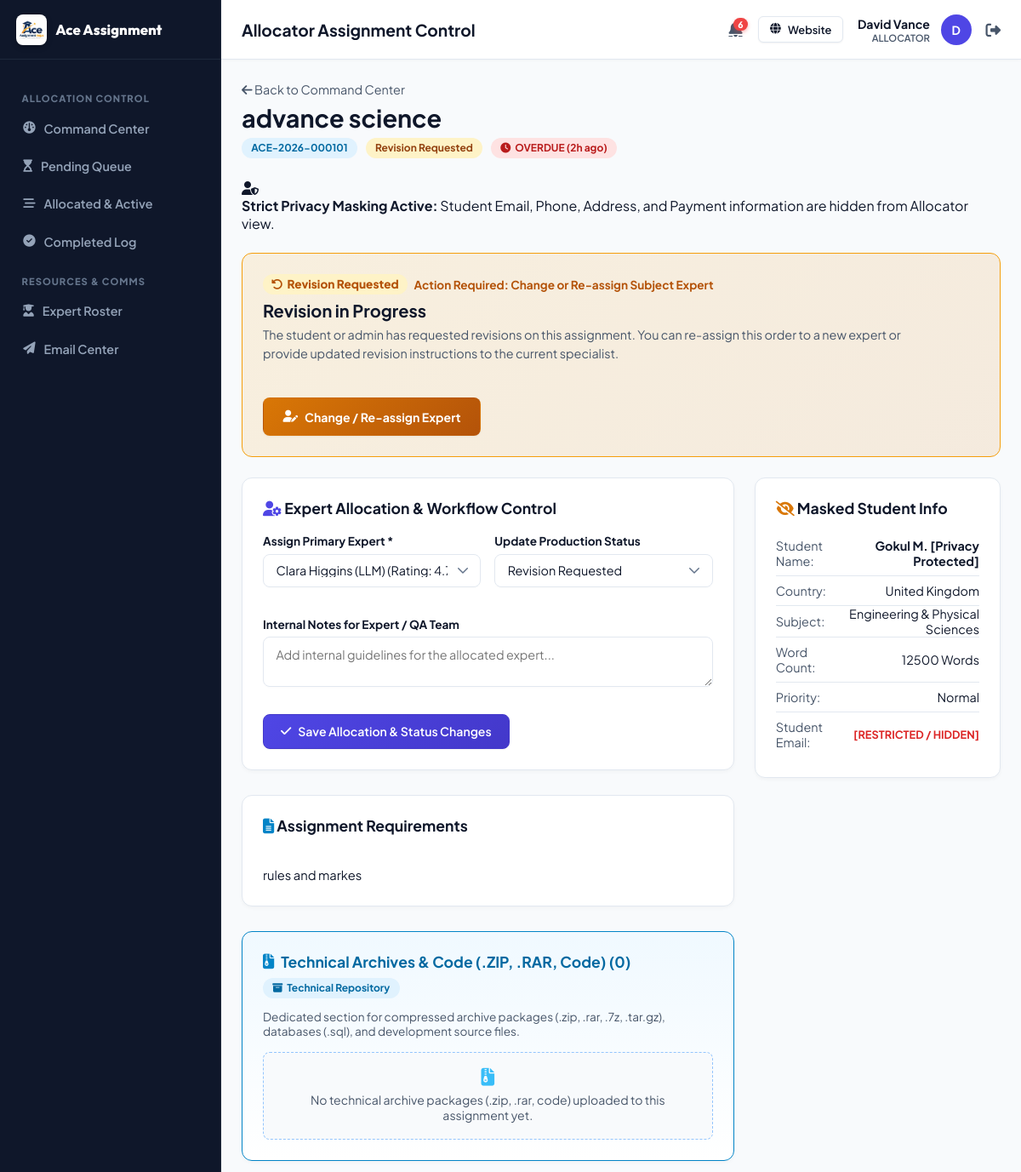
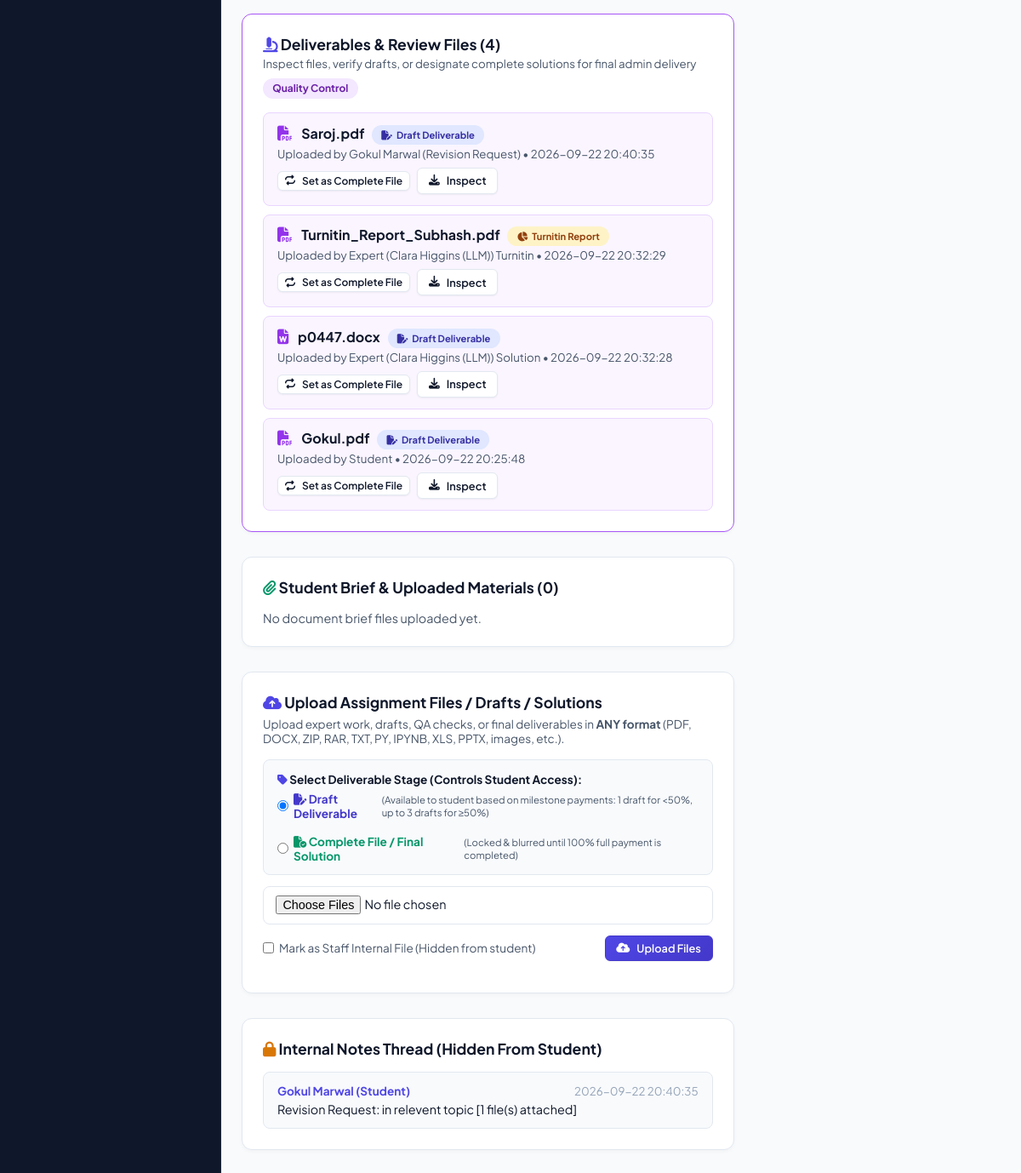
The page /allocator/assignment-detail.php?id=ACE-2026-000101 (signed in) on the database its author committed (2 pictures, top to bottom).
### tables this page shows
CREATE TABLE `allocators` (
  `id` int NOT NULL AUTO_INCREMENT,
  `allocator_id` varchar(50) NOT NULL,
  `name` varchar(255) NOT NULL,
  `email` varchar(255) NOT NULL,
  `phone` varchar(100) DEFAULT NULL,
  `password` varchar(255) NOT NULL,
  `status` varchar(50) DEFAULT 'Active',
  `performance_score` decimal(5,2) DEFAULT '100.00',
  PRIMARY KEY (`id`),
  UNIQUE KEY `allocator_id` (`allocator_id`),
  UNIQUE KEY `email` (`email`)
);

CREATE TABLE `assignments` (
  `id` int NOT NULL AUTO_INCREMENT,
  `assignment_id` varchar(50) NOT NULL,
  `student_id` varchar(50) NOT NULL,
  `title` varchar(255) NOT NULL,
  `subject` varchar(100) NOT NULL,
  `assignment_type` varchar(100) DEFAULT NULL,
  `deadline` datetime DEFAULT NULL,
  `timezone` varchar(50) DEFAULT NULL,
  `word_count` int DEFAULT '250',
  `pages` int DEFAULT '1',
  `reference_style` varchar(50) DEFAULT NULL,
  `priority` varchar(50) DEFAULT 'Normal',
  `language` varchar(50) DEFAULT 'English (US)',
  `instructions` text,
  `currency` varchar(10) DEFAULT 'USD',
  `price` decimal(10,2) DEFAULT '0.00',
  `discount_code` varchar(50) DEFAULT NULL,
  `final_price` decimal(10,2) DEFAULT '0.00',
  `status` varchar(50) DEFAULT 'New',
  `allocator_id` varchar(50) DEFAULT NULL,
  `expert_id` varchar(50) DEFAULT NULL,
  `country` varchar(100) DEFAULT NULL,
  `university` varchar(255) DEFAULT NULL,
  `created_at` datetime DEFAULT CURRENT_TIMESTAMP,
  `updated_at` datetime DEFAULT CURRENT_TIMESTAMP ON UPDATE CURRENT_TIMESTAMP,
  `payment_status` varchar(50) DEFAULT 'Unpaid',
  `payment_plan` varchar(50) DEFAULT '100%',
  `paid_amount` decimal(10,2) DEFAULT '0.00',
  `remaining_balance` decimal(10,2) DEFAULT '0.00',
  `refund_reason` text,
  `revision_notes` text,
  PRIMARY KEY (`id`),
  UNIQUE KEY `assignment_id` (`assignment_id`)
);

CREATE TABLE `experts` (
  `id` int NOT NULL AUTO_INCREMENT,
  `expert_id` varchar(50) NOT NULL,
  `name` varchar(255) NOT NULL,
  `email` varchar(255) NOT NULL,
  `phone` varchar(100) DEFAULT NULL,
  `subjects` text,
  `rating` decimal(3,2) DEFAULT '5.00',
  `completed_count` int DEFAULT '0',
  `status` varchar(50) DEFAULT 'Available',
  PRIMARY KEY (`id`),
  UNIQUE KEY `expert_id` (`expert_id`),
  UNIQUE KEY `email` (`email`)
);

CREATE TABLE `files` (
  `id` int NOT NULL AUTO_INCREMENT,
  `file_id` varchar(50) NOT NULL,
  `assignment_id` varchar(50) NOT NULL,
  `file_name` varchar(255) NOT NULL,
  `path` varchar(255) NOT NULL,
  `file_type` varchar(50) DEFAULT NULL,
  `file_stage` varchar(50) DEFAULT 'draft',
  `uploaded_by` varchar(100) DEFAULT NULL,
  `upload_date` datetime DEFAULT CURRENT_TIMESTAMP,
  `is_internal` tinyint(1) DEFAULT '0',
  PRIMARY KEY (`id`),
  UNIQUE KEY `file_id` (`file_id`)
);

CREATE TABLE `notes` (
  `id` int NOT NULL AUTO_INCREMENT,
  `note_id` varchar(50) NOT NULL,
  `assignment_id` varchar(50) NOT NULL,
  `user_id` varchar(50) NOT NULL,
  `user_role` varchar(50) NOT NULL,
  `user_name` varchar(255) DEFAULT NULL,
  `message` text,
  `visibility` varchar(50) DEFAULT 'Internal',
  `created_at` datetime DEFAULT CURRENT_TIMESTAMP,
  PRIMARY KEY (`id`),
  UNIQUE KEY `note_id` (`note_id`)
);

CREATE TABLE `students` (
  `id` int NOT NULL AUTO_INCREMENT,
  `student_id` varchar(50) NOT NULL,
  `name` varchar(255) NOT NULL,
  `email` varchar(255) NOT NULL,
  `phone` varchar(100) DEFAULT NULL,
  `password` varchar(255) NOT NULL,
  `country` varchar(100) DEFAULT NULL,
  `university` varchar(255) DEFAULT NULL,
  `course` varchar(255) DEFAULT NULL,
  `status` varchar(50) DEFAULT 'Active',
  `created_at` datetime DEFAULT CURRENT_TIMESTAMP,
  PRIMARY KEY (`id`),
  UNIQUE KEY `student_id` (`student_id`),
  UNIQUE KEY `email` (`email`)
);

### allocator/assignment-detail.php (the view, shortened to what the rows shown need)
<?php
require_once __DIR__ . '/../includes/auth.php';
Auth::checkRole(['Allocator', 'Admin']);
require_once __DIR__ . '/../includes/helpers.php';
$id = $_GET['id'] ?? '';
$asm = DataStore::findOne('assignments', 'assignment_id', $id);
$student = DataStore::findOne('students', 'student_id', $asm['student_id']);
$experts = DataStore::getCollection('experts');
$sla = get_sla_status($asm['deadline']);
$internalNotes = DataStore::filter('notes', function($n) use ($id) {
    return isset($n['assignment_id']) && $n['assignment_id'] === $id;
});
$files = DataStore::filter('files', function($f) use ($id) {
    return isset($f['assignment_id']) && $f['assignment_id'] === $id;
});
$solutionFiles = array_values(array_filter($files, function($f) {
    return is_solution_file($f);
}));
$docSolutionFiles = array_values(array_filter($solutionFiles, function($f) {
    return !is_tech_file($f);
}));
include __DIR__ . '/../includes/portal_header.php';
?>
<div style="display:flex; justify-content:space-between; align-items:center; margin-bottom:1.5rem; flex-wrap:wrap; gap:1rem;">
  <div>
    <a href="/allocator/index.php" style="color:var(--text-muted); font-size:0.9rem; text-decoration:none;"><i class="fa-solid fa-arrow-left"></i> Back to Command Center</a>
    <h2 style="font-size:1.8rem; margin-top:0.3rem; color:var(--text-main);"><?php echo htmlspecialchars($asm['title']); ?></h2>
    <div style="display:flex; gap:10px; align-items:center; margin-top:0.4rem; flex-wrap:wrap;">
      <span class="badge badge-info"><?php echo htmlspecialchars($asm['assignment_id']); ?></span>
      <span class="badge <?php echo get_status_badge_class($asm['status']); ?>"><?php echo htmlspecialchars($asm['status']); ?></span>
      <span class="badge <?php echo $sla['badge_class']; ?>"><i class="fa-solid fa-clock"></i> <?php echo $sla['label']; ?></span>
    </div>
  </div>
</div>
<div class="grid-2" style="display:grid; grid-template-columns: 2fr 1fr; gap:1.5rem;">
  <div>
    <div class="table-card" style="padding:1.5rem;">
      <form id="allocateForm">
        <div class="grid-2" style="display:grid; grid-template-columns: 1fr 1fr; gap:1rem; margin-bottom:1rem;">
          <div class="form-group">
            <label>Assign Primary Expert *</label>
            <select name="expert_id" class="form-control" required>
              <?php foreach ($experts as $exp): ?>
                <option value="<?php echo htmlspecialchars($exp['expert_id']); ?>" <?php echo ($asm['expert_id'] === $exp['expert_id']) ? 'selected' : ''; ?>>
                  <?php echo htmlspecialchars($exp['name']); ?> (Rating: <?php echo $exp['rating']; ?> | <?php echo $exp['status']; ?>)
                </option>
              <?php endforeach; ?>
            </select>
          </div>
          <div class="form-group">
            <label>Update Production Status</label>
            <select name="status" id="statusSelect" class="form-control">
              <option value="Revision Requested" <?php if ($asm['status'] === 'Revision Requested') echo 'selected'; ?>>Revision Requested</option>
            </select>
          </div>
        </div>
      </form>
    </div>
    <div class="table-card" style="padding:1.5rem;">
      <h3 style="font-size:1.1rem; margin-bottom:0.8rem; color:var(--text-main);"><i class="fa-solid fa-file-lines" style="color:var(--secondary);"></i> Assignment Requirements</h3>
      <p style="color:var(--text-main); white-space:pre-line; line-height:1.6; font-size:0.92rem;">
        <?php echo htmlspecialchars($asm['instructions'] ?? 'No special instructions provided.'); ?>
      </p>
    </div>
    <?php if (!empty($docSolutionFiles)): ?>
      <div class="table-card" style="padding:1.5rem; border:1.5px solid #a855f7;">
        <div style="display:flex; flex-direction:column; gap:10px;">
          <?php foreach ($docSolutionFiles as $file):
            $ext = strtolower($file['file_type'] ?? '');
            $icon = 'fa-file';
            if (in_array($ext, ['pdf'])) $icon = 'fa-file-pdf';
            elseif (in_array($ext, ['doc', 'docx'])) $icon = 'fa-file-word';
            elseif (in_array($ext, ['xls', 'xlsx', 'csv'])) $icon = 'fa-file-excel';
            elseif (in_array($ext, ['ppt', 'pptx'])) $icon = 'fa-file-powerpoint';
            elseif (in_array($ext, ['jpg', 'jpeg', 'png', 'gif', 'svg', 'webp'])) $icon = 'fa-file-image';
            $isTurnitin = stripos($file['file_name'], 'turnitin') !== false;
            $isDraft = is_draft_file($file);
          ?>
            <div style="display:flex; justify-content:space-between; align-items:center; background:#faf5ff; border:1px solid #e9d5ff; padding:0.8rem 1rem; border-radius:var(--radius-sm); flex-wrap:wrap; gap:0.5rem;">
              <div>
                <i class="fa-solid <?php echo $icon; ?>" style="color:#9333ea; margin-right:8px; font-size:1.1rem;"></i>
                <strong style="color:var(--text-main);"><?php echo htmlspecialchars($file['file_name']); ?></strong>
                <?php if ($isTurnitin): ?>
                  <span class="badge" style="background:#fef3c7; color:#92400e; font-size:0.7rem; margin-left:6px;"><i class="fa-solid fa-chart-pie"></i> Turnitin Report</span>
                <?php elseif ($isDraft): ?>
                  <span class="badge" style="background:#e0e7ff; color:#3730a3; font-size:0.7rem; margin-left:6px; font-weight:700;"><i class="fa-solid fa-file-pen"></i> Draft Deliverable</span>
                <?php else: ?>
                  <span class="badge badge-success" style="font-size:0.7rem; margin-left:6px;"><i class="fa-solid fa-file-circle-check"></i> Complete Solution</span>
                <?php endif; ?>
                <small style="color:var(--text-muted); display:block; margin-top:2px;">Uploaded by <?php echo htmlspecialchars($file['uploaded_by']); ?> &bull; <?php echo $file['upload_date']; ?></small>
              </div>
              <div style="display:flex; gap:8px; align-items:center;">
                <button type="button" class="btn btn-outline btn-sm" style="font-size:0.75rem; padding:3px 8px;" onclick="toggleFileStage('<?php echo $file['file_id']; ?>', '<?php echo $isDraft ? 'complete' : 'draft'; ?>')" title="Switch file classification">
                  <i class="fa-solid fa-repeat"></i> Set as <?php echo $isDraft ? 'Complete File' : 'Draft'; ?>
                </button>
                <a href="/<?php echo htmlspecialchars($file['path']); ?>" download class="btn btn-outline btn-sm">
                  <i class="fa-solid fa-download"></i> Inspect
                </a>
              </div>
            </div>
          <?php endforeach; ?>
        </div>
      </div>
    <?php endif; ?>
    <div class="table-card" style="padding:1.5rem;">
      <?php if (empty($internalNotes)): ?>
        <p style="color:var(--text-muted); font-size:0.9rem;">No internal notes added yet.</p>
      <?php else: ?>
        <div style="display:flex; flex-direction:column; gap:10px;">
          <?php foreach ($internalNotes as $note): ?>
            <div style="background:#f8fafc; border:1px solid var(--portal-border); padding:0.8rem 1rem; border-radius:var(--radius-sm);">
              <div style="display:flex; justify-content:space-between; margin-bottom:4px;">
                <strong style="color:var(--primary); font-size:0.85rem;"><?php echo htmlspecialchars($note['user_name']); ?> (<?php echo htmlspecialchars($note['user_role']); ?>)</strong>
                <small style="color:var(--text-dim);"><?php echo $note['created_at']; ?></small>
              </div>
              <p style="color:var(--text-main); font-size:0.9rem; margin:0;"><?php echo htmlspecialchars($note['message']); ?></p>
            </div>
          <?php endforeach; ?>
        </div>
      <?php endif; ?>
    </div>
  </div>
  <div>
    <div class="table-card" style="padding:1.5rem;">
      <table style="width:100%; font-size:0.9rem; border-collapse:collapse;">
        <tr style="border-bottom:1px solid var(--portal-border);"><td style="padding:8px 0; color:var(--text-muted);">Student Name:</td><td style="text-align:right; font-weight:700; color:var(--text-main);"><?php echo htmlspecialchars(mask_student_name($student['name'] ?? '')); ?></td></tr>
        <tr style="border-bottom:1px solid var(--portal-border);"><td style="padding:8px 0; color:var(--text-muted);">Country:</td><td style="text-align:right; color:var(--text-main);"><?php echo htmlspecialchars($asm['country']); ?></td></tr>
        <tr style="border-bottom:1px solid var(--portal-border);"><td style="padding:8px 0; color:var(--text-muted);">Subject:</td><td style="text-align:right; color:var(--text-main);"><?php echo htmlspecialchars($asm['subject']); ?></td></tr>
        <tr style="border-bottom:1px solid var(--portal-border);"><td style="padding:8px 0; color:var(--text-muted);">Word Count:</td><td style="text-align:right; color:var(--text-main);"><?php echo $asm['word_count']; ?> Words</td></tr>
        <tr style="border-bottom:1px solid var(--portal-border);"><td style="padding:8px 0; color:var(--text-muted);">Priority:</td><td style="text-align:right; color:var(--text-main);"><?php echo htmlspecialchars($asm['priority']); ?></td></tr>
      </table>
    </div>
  </div>
</div>
</div>
</div>
</body>
</html>

### includes/portal_header.php (shortened to what the rows shown need)
<?php
require_once __DIR__ . '/auth.php';
require_once __DIR__ . '/helpers.php';
$currentUser = Auth::currentUser();
$userRole = $currentUser['role'];
?>
<!DOCTYPE html>
<html lang="en">
<head>
  <link rel="stylesheet" href="https://cdnjs.cloudflare.com/ajax/libs/font-awesome/6.4.0/css/all.min.css">
  <link rel="stylesheet" href="/assets/css/portal.css">
</head>
<body class="portal-body">
<div class="portal-wrapper">
  <div class="portal-main">
    <header class="portal-topbar">
      <div class="topbar-user">
        <?php $unreadNotifCount = function_exists('get_unread_notifications_count') ? get_unread_notifications_count($currentUser['id'], $userRole) : 0; ?>
        <a href="/<?php echo strtolower($userRole); ?>/notifications.php" style="position:relative; color:var(--text-muted); font-size:1.15rem; margin-right:6px; display:inline-flex; align-items:center;" title="Notifications (<?php echo $unreadNotifCount; ?> unread)">
          <?php if ($unreadNotifCount > 0): ?>
            <span style="position:absolute; top:-4px; right:-6px; background:#ef4444; color:#fff; font-size:0.65rem; font-weight:800; border-radius:10px; padding:1px 5px; min-width:14px; text-align:center; box-shadow:0 2px 4px rgba(239, 68, 68, 0.4);"><?php echo $unreadNotifCount; ?></span>
          <?php endif; ?>
        </a>
        <a href="/" target="_blank" class="btn btn-outline btn-sm" style="margin-right:4px; display:inline-flex;">
          <i class="fa-solid fa-globe"></i> <span class="user-meta-desktop">Website</span>
        </a>
        <div style="text-align:right;" class="user-meta-desktop">
          <div style="font-weight:700; color:var(--text-main); font-size:0.88rem;"><?php echo htmlspecialchars($currentUser['name']); ?></div>
          <small style="color:var(--text-muted); font-weight:600; font-size:0.7rem; text-transform:uppercase; display:block;"><?php echo htmlspecialchars($userRole); ?></small>
        </div>
        <div class="user-avatar" title="<?php echo htmlspecialchars($currentUser['name']); ?>">
          <?php echo strtoupper(substr($currentUser['name'], 0, 1)); ?>
        </div>
        <a href="/logout.php" title="Logout" style="color:var(--text-muted); font-size:1.1rem; margin-left:4px;">
          <i class="fa-solid fa-right-from-bracket"></i>
        </a>
      </div>
    </header>
    <div class="portal-content">

### rows shown on the page
allocators: name "David Vance", name "D"
assignments: title "advance science", assignment "ACE-2026-000101", status "Revision Requested", deadline "OVERDUE (2h ago)", expert_id "Clara Higgins (LLM) (Rating: 4.78 | Available)", instructions "rules and markes", country "United Kingdom", subject "Engineering & Physical Sciences", word_count "12500", priority "Normal"
files: file_name "Saroj.pdf", shows "Draft Deliverable", uploaded_by "Gokul Marwal (Revision Request)", upload_date "2026-09-22 20:40:35"
files: file_name "Turnitin_Report_Subhash.pdf", shows "Turnitin Report", uploaded_by "Expert (Clara Higgins (LLM)) Turnitin", upload_date "2026-09-22 20:32:29"
files: file_name "p0447.docx", shows "Draft Deliverable", uploaded_by "Expert (Clara Higgins (LLM)) Solution", upload_date "2026-09-22 20:32:28"
files: file_name "Gokul.pdf", shows "Draft Deliverable", uploaded_by "Student", upload_date "2026-09-22 20:25:48"
notes: user_name "Gokul Marwal", user_role "Student", created_at "2026-09-22 20:40:35", message "Revision Request: in relevent topic [1 file(s) attached]"
students: name "Gokul M. [Privacy Protected]"

### other values the page prints
$pageTitle "Allocator Assignment Control"
$unreadNotifCount "6"
$userRole "ALLOCATOR"
count($techFiles) "0"
count($docSolutionFiles) "4"
count($docBriefFiles) "0"
